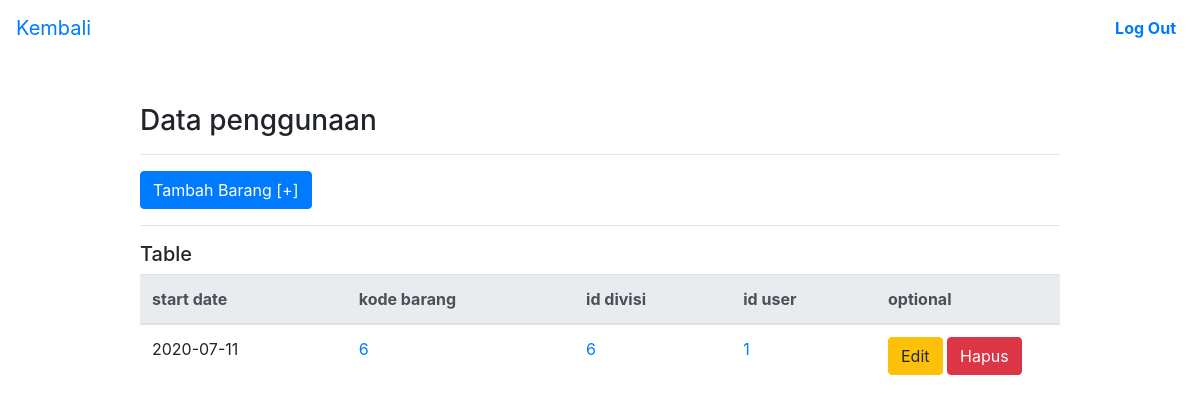
The page /penggunaan.php (signed in) on the database as committed earlier.
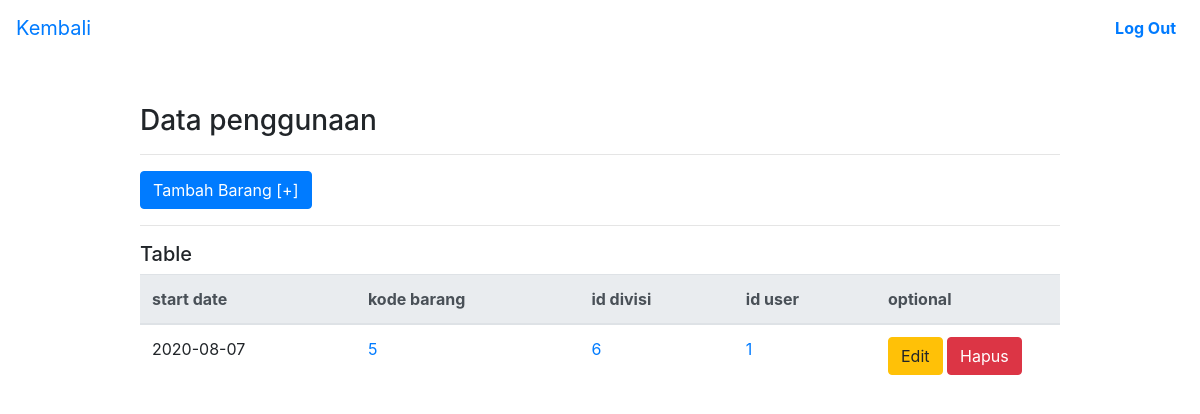
The same page on the database as committed later.
### tables this page shows
CREATE TABLE `penggunaan` (
  `id_penggunaan` int(11) NOT NULL,
  `start_date` date NOT NULL,
  `kode_barang` int(11) NOT NULL,
  `id_divisi` int(11) NOT NULL,
  `id_user` int(11) NOT NULL
);

### penggunaan.php (the view, shortened to what this page needs)
<?php
include "proses/config.php";
?>
<!DOCTYPE html>
<html lang="en">
<head>
    <link rel="stylesheet" href="style.css">
</head>
<body>
<nav class="navbar navbar-expand-lg navbar-transparent bg-transparent">
  <a class="navbar-brand " href="index.php">Kembali</a>
  <div class="collapse navbar-collapse" id="navbarTogglerDemo03">
    <ul class="navbar-nav ml-auto mt-2 mt-lg-0">
      <li class="nav-item active">
        <a class="nav-link " href="index.php?keluar=keluar"><b>Log Out</b><span class="sr-only">(current)</span></a>
      </li>
    </ul>
  </div>
</nav>
<div class="container mt-5">
    <div class="row justify-content-center">
        <div class="col-12 col-xl-10">
            <h3>Data penggunaan</h3>
            <hr>
            <a href="t_penggunaan.php" class="btn btn-primary">Tambah Barang [+]</a>
             <hr>
            <h5>Table</h5>
            <table class="table">
                <thead class="thead-light">
                    <tr>
                    <th scope="col">start date</th>
                    <th scope="col">kode barang</th>
                    <th scope="col">id divisi</th>
                    <th scope="col">id user</th>
                    <th scope="col" width="20%">optional</th>
                    </tr>
                </thead>
                <tbody>
                    <?php
                    $sql = "SELECT p.* FROM penggunaan p, barang b, divisi d, `user` u WHERE p.id_divisi=d.id_divisi AND p.kode_barang=b.kode_barang AND p.id_user = u.id_user";
                    $result = mysqli_query($conn, $sql);
                    if (mysqli_num_rows($result) > 0) {
                      while($row = mysqli_fetch_assoc($result)) {
                        echo '<tr>';
                        echo "<td>".$row['start_date']."</a></td>";
                        echo "<td><a href='barang.php'>".$row['kode_barang']."</a></td>";
                        echo "<td><a href='divisi.php'>".$row['id_divisi']."</a></td>";
                        echo "<td><a href='user.php'>".$row['id_user']."</a></td>";
                        echo "<td>
                        <a href='e_penggunaan.php?id=".$row['id_penggunaan']."' class='btn btn-warning'>Edit</a>
                        <a href='proses/ph_penggunaan.php?id=".$row['id_penggunaan']."' class='btn btn-danger'>Hapus</a>
                        </td>";
                        echo '</tr>';
                      }
                    } else {
                      echo '<tr>';
                      echo " <td colspan='4' style='text-align:center;'>Kosong</td>";
                      echo '</tr>';
                    }
                    ?>
                </tbody>
                </table>
        </div>
    </div>
</div>
</body>
</html>

Rows that differ between the two databases and show on the page:
removed penggunaan: start_date "2020-07-11", kode_barang "6", id_divisi "6", id_user "1"
added penggunaan: start_date "2020-08-07", kode_barang "5", id_divisi "6", id_user "1"
